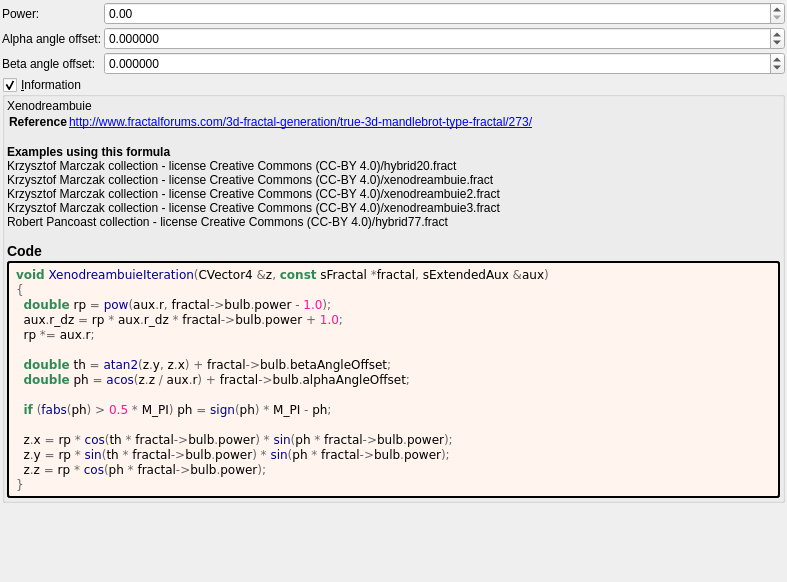
<?xml version="1.0" encoding="UTF-8"?>
<ui version="4.0">
 <class>Form</class>
 <widget class="QWidget" name="Form">
  <property name="geometry">
   <rect>
    <x>0</x>
    <y>0</y>
    <width>787</width>
    <height>582</height>
   </rect>
  </property>
  <property name="windowTitle">
   <string notr="true">xenodreambuie</string>
  </property>
  <layout class="QVBoxLayout" name="verticalLayout">
   <property name="spacing">
    <number>2</number>
   </property>
   <property name="leftMargin">
    <number>2</number>
   </property>
   <property name="topMargin">
    <number>2</number>
   </property>
   <property name="rightMargin">
    <number>2</number>
   </property>
   <property name="bottomMargin">
    <number>2</number>
   </property>
   <item>
    <layout class="QGridLayout" name="gridLayout" columnstretch="0,1">
     <property name="spacing">
      <number>2</number>
     </property>
     <item row="1" column="0">
      <widget class="QLabel" name="label_8">
       <property name="text">
        <string>Alpha angle offset:</string>
       </property>
      </widget>
     </item>
     <item row="0" column="1">
      <widget class="MyDoubleSpinBox" name="spinbox_power">
       <property name="sizePolicy">
        <sizepolicy hsizetype="Minimum" vsizetype="Maximum">
         <horstretch>0</horstretch>
         <verstretch>0</verstretch>
        </sizepolicy>
       </property>
       <property name="prefix">
        <string/>
       </property>
       <property name="suffix">
        <string/>
       </property>
       <property name="decimals">
        <number>2</number>
       </property>
       <property name="minimum">
        <double>0.000000000000000</double>
       </property>
       <property name="maximum">
        <double>1000.000000000000000</double>
       </property>
       <property name="singleStep">
        <double>0.100000000000000</double>
       </property>
      </widget>
     </item>
     <item row="0" column="0">
      <widget class="QLabel" name="label_7">
       <property name="text">
        <string>Power:</string>
       </property>
      </widget>
     </item>
     <item row="2" column="1">
      <widget class="MyDoubleSpinBox" name="spinbox_beta_angle_offset">
       <property name="sizePolicy">
        <sizepolicy hsizetype="Minimum" vsizetype="Maximum">
         <horstretch>0</horstretch>
         <verstretch>0</verstretch>
        </sizepolicy>
       </property>
       <property name="prefix">
        <string/>
       </property>
       <property name="suffix">
        <string/>
       </property>
       <property name="decimals">
        <number>6</number>
       </property>
       <property name="minimum">
        <double>-36000.000000000000000</double>
       </property>
       <property name="maximum">
        <double>36000.000000000000000</double>
       </property>
       <property name="singleStep">
        <double>0.100000000000000</double>
       </property>
      </widget>
     </item>
     <item row="1" column="1">
      <widget class="MyDoubleSpinBox" name="spinbox_alpha_angle_offset">
       <property name="sizePolicy">
        <sizepolicy hsizetype="Minimum" vsizetype="Maximum">
         <horstretch>0</horstretch>
         <verstretch>0</verstretch>
        </sizepolicy>
       </property>
       <property name="prefix">
        <string/>
       </property>
       <property name="suffix">
        <string/>
       </property>
       <property name="decimals">
        <number>6</number>
       </property>
       <property name="minimum">
        <double>-36000.000000000000000</double>
       </property>
       <property name="maximum">
        <double>36000.000000000000000</double>
       </property>
       <property name="singleStep">
        <double>0.100000000000000</double>
       </property>
      </widget>
     </item>
     <item row="2" column="0">
      <widget class="QLabel" name="label_9">
       <property name="text">
        <string>Beta angle offset:</string>
       </property>
      </widget>
     </item>
    </layout>
   </item>
   <item>
    <widget class="MyGroupBox" name="groupCheck_info">
     <property name="title">
      <string>&amp;Information</string>
     </property>
     <property name="flat">
      <bool>false</bool>
     </property>
     <property name="checkable">
      <bool>true</bool>
     </property>
     <layout class="QVBoxLayout" name="verticalLayout_2">
      <property name="spacing">
       <number>2</number>
      </property>
      <property name="leftMargin">
       <number>2</number>
      </property>
      <property name="topMargin">
       <number>2</number>
      </property>
      <property name="rightMargin">
       <number>2</number>
      </property>
      <property name="bottomMargin">
       <number>2</number>
      </property>
      <item>
       <widget class="QLabel" name="label_information_general">
        <property name="text">
         <string notr="true">&lt;p&gt;Xenodreambuie&lt;/p&gt;&lt;table&gt;
&lt;tr&gt;&lt;th&gt;Reference&lt;/th&gt;&lt;td&gt;&lt;a href=&quot;http://www.fractalforums.com/3d-fractal-generation/true-3d-mandlebrot-type-fractal/273/&quot;&gt;http://www.fractalforums.com/3d-fractal-generation/true-3d-mandlebrot-type-fractal/273/&lt;br&gt;
&lt;/td&gt;&lt;/tr&gt;
&lt;/table&gt;
&lt;br&gt;&lt;b&gt;Examples using this formula&lt;/b&gt;&lt;br&gt;Krzysztof Marczak collection - license Creative Commons (CC-BY 4.0)/hybrid20.fract&lt;br&gt;Krzysztof Marczak collection - license Creative Commons (CC-BY 4.0)/xenodreambuie.fract&lt;br&gt;Krzysztof Marczak collection - license Creative Commons (CC-BY 4.0)/xenodreambuie2.fract&lt;br&gt;Krzysztof Marczak collection - license Creative Commons (CC-BY 4.0)/xenodreambuie3.fract&lt;br&gt;Robert Pancoast collection - license Creative Commons (CC-BY 4.0)/hybrid77.fract&lt;h3&gt;Code&lt;/h3&gt;</string>
        </property>
        <property name="wordWrap">
         <bool>true</bool>
        </property>
        <property name="openExternalLinks">
         <bool>true</bool>
        </property>
        <property name="textInteractionFlags">
         <set>Qt::LinksAccessibleByMouse|Qt::TextSelectableByMouse</set>
        </property>
       </widget>
      </item>
      <item>
       <widget class="QLabel" name="label_code_content">
        <property name="styleSheet">
         <string notr="true">border-style: outset; border-width: 2px; border-radius: 3px; border-color: black; background-color: #fff5ee; padding: 4px;</string>
        </property>
        <property name="text">
         <string notr="true">&lt;body style=&quot;background-color:#fff5ee&quot;&gt;
&lt;pre style=&quot;color:#000000; background-color:#fff5ee;  font-family:'Courier New',monospace;&quot;&gt;&lt;span style=&quot;color:#2e8b57; font-weight:bold&quot;&gt;void&lt;/span&gt; &lt;span style=&quot;color:#00008f&quot;&gt;XenodreambuieIteration&lt;/span&gt;&lt;span style=&quot;color:#676767&quot;&gt;(&lt;/span&gt;CVector4 &lt;span style=&quot;color:#676767&quot;&gt;&amp;amp;&lt;/span&gt;z&lt;span style=&quot;color:#676767&quot;&gt;,&lt;/span&gt; &lt;span style=&quot;color:#2e8b57; font-weight:bold&quot;&gt;const&lt;/span&gt; sFractal &lt;span style=&quot;color:#676767&quot;&gt;*&lt;/span&gt;fractal&lt;span style=&quot;color:#676767&quot;&gt;,&lt;/span&gt; sExtendedAux &lt;span style=&quot;color:#676767&quot;&gt;&amp;amp;&lt;/span&gt;aux&lt;span style=&quot;color:#676767&quot;&gt;)&lt;/span&gt;
&lt;span style=&quot;color:#676767&quot;&gt;{&lt;/span&gt;
  &lt;span style=&quot;color:#2e8b57; font-weight:bold&quot;&gt;double&lt;/span&gt; rp &lt;span style=&quot;color:#676767&quot;&gt;=&lt;/span&gt; &lt;span style=&quot;color:#00008f&quot;&gt;pow&lt;/span&gt;&lt;span style=&quot;color:#676767&quot;&gt;(&lt;/span&gt;aux&lt;span style=&quot;color:#676767&quot;&gt;.&lt;/span&gt;r&lt;span style=&quot;color:#676767&quot;&gt;,&lt;/span&gt; fractal&lt;span style=&quot;color:#676767&quot;&gt;-&amp;gt;&lt;/span&gt;bulb&lt;span style=&quot;color:#676767&quot;&gt;.&lt;/span&gt;power &lt;span style=&quot;color:#676767&quot;&gt;-&lt;/span&gt; &lt;span style=&quot;color:#ff1493&quot;&gt;1.0&lt;/span&gt;&lt;span style=&quot;color:#676767&quot;&gt;);&lt;/span&gt;
  aux&lt;span style=&quot;color:#676767&quot;&gt;.&lt;/span&gt;r_dz &lt;span style=&quot;color:#676767&quot;&gt;=&lt;/span&gt; rp &lt;span style=&quot;color:#676767&quot;&gt;*&lt;/span&gt; aux&lt;span style=&quot;color:#676767&quot;&gt;.&lt;/span&gt;r_dz &lt;span style=&quot;color:#676767&quot;&gt;*&lt;/span&gt; fractal&lt;span style=&quot;color:#676767&quot;&gt;-&amp;gt;&lt;/span&gt;bulb&lt;span style=&quot;color:#676767&quot;&gt;.&lt;/span&gt;power &lt;span style=&quot;color:#676767&quot;&gt;+&lt;/span&gt; &lt;span style=&quot;color:#ff1493&quot;&gt;1.0&lt;/span&gt;&lt;span style=&quot;color:#676767&quot;&gt;;&lt;/span&gt;
  rp &lt;span style=&quot;color:#676767&quot;&gt;*=&lt;/span&gt; aux&lt;span style=&quot;color:#676767&quot;&gt;.&lt;/span&gt;r&lt;span style=&quot;color:#676767&quot;&gt;;&lt;/span&gt;

  &lt;span style=&quot;color:#2e8b57; font-weight:bold&quot;&gt;double&lt;/span&gt; th &lt;span style=&quot;color:#676767&quot;&gt;=&lt;/span&gt; &lt;span style=&quot;color:#00008f&quot;&gt;atan2&lt;/span&gt;&lt;span style=&quot;color:#676767&quot;&gt;(&lt;/span&gt;z&lt;span style=&quot;color:#676767&quot;&gt;.&lt;/span&gt;y&lt;span style=&quot;color:#676767&quot;&gt;,&lt;/span&gt; z&lt;span style=&quot;color:#676767&quot;&gt;.&lt;/span&gt;x&lt;span style=&quot;color:#676767&quot;&gt;) +&lt;/span&gt; fractal&lt;span style=&quot;color:#676767&quot;&gt;-&amp;gt;&lt;/span&gt;bulb&lt;span style=&quot;color:#676767&quot;&gt;.&lt;/span&gt;betaAngleOffset&lt;span style=&quot;color:#676767&quot;&gt;;&lt;/span&gt;
  &lt;span style=&quot;color:#2e8b57; font-weight:bold&quot;&gt;double&lt;/span&gt; ph &lt;span style=&quot;color:#676767&quot;&gt;=&lt;/span&gt; &lt;span style=&quot;color:#00008f&quot;&gt;acos&lt;/span&gt;&lt;span style=&quot;color:#676767&quot;&gt;(&lt;/span&gt;z&lt;span style=&quot;color:#676767&quot;&gt;.&lt;/span&gt;z &lt;span style=&quot;color:#676767&quot;&gt;/&lt;/span&gt; aux&lt;span style=&quot;color:#676767&quot;&gt;.&lt;/span&gt;r&lt;span style=&quot;color:#676767&quot;&gt;) +&lt;/span&gt; fractal&lt;span style=&quot;color:#676767&quot;&gt;-&amp;gt;&lt;/span&gt;bulb&lt;span style=&quot;color:#676767&quot;&gt;.&lt;/span&gt;alphaAngleOffset&lt;span style=&quot;color:#676767&quot;&gt;;&lt;/span&gt;

  &lt;span style=&quot;color:#2e8b57; font-weight:bold&quot;&gt;if&lt;/span&gt; &lt;span style=&quot;color:#676767&quot;&gt;(&lt;/span&gt;&lt;span style=&quot;color:#00008f&quot;&gt;fabs&lt;/span&gt;&lt;span style=&quot;color:#676767&quot;&gt;(&lt;/span&gt;ph&lt;span style=&quot;color:#676767&quot;&gt;) &amp;gt;&lt;/span&gt; &lt;span style=&quot;color:#ff1493&quot;&gt;0.5&lt;/span&gt; &lt;span style=&quot;color:#676767&quot;&gt;*&lt;/span&gt; M_PI&lt;span style=&quot;color:#676767&quot;&gt;)&lt;/span&gt; ph &lt;span style=&quot;color:#676767&quot;&gt;=&lt;/span&gt; &lt;span style=&quot;color:#00008f&quot;&gt;sign&lt;/span&gt;&lt;span style=&quot;color:#676767&quot;&gt;(&lt;/span&gt;ph&lt;span style=&quot;color:#676767&quot;&gt;) *&lt;/span&gt; M_PI &lt;span style=&quot;color:#676767&quot;&gt;-&lt;/span&gt; ph&lt;span style=&quot;color:#676767&quot;&gt;;&lt;/span&gt;

  z&lt;span style=&quot;color:#676767&quot;&gt;.&lt;/span&gt;x &lt;span style=&quot;color:#676767&quot;&gt;=&lt;/span&gt; rp &lt;span style=&quot;color:#676767&quot;&gt;*&lt;/span&gt; &lt;span style=&quot;color:#00008f&quot;&gt;cos&lt;/span&gt;&lt;span style=&quot;color:#676767&quot;&gt;(&lt;/span&gt;th &lt;span style=&quot;color:#676767&quot;&gt;*&lt;/span&gt; fractal&lt;span style=&quot;color:#676767&quot;&gt;-&amp;gt;&lt;/span&gt;bulb&lt;span style=&quot;color:#676767&quot;&gt;.&lt;/span&gt;power&lt;span style=&quot;color:#676767&quot;&gt;) *&lt;/span&gt; &lt;span style=&quot;color:#00008f&quot;&gt;sin&lt;/span&gt;&lt;span style=&quot;color:#676767&quot;&gt;(&lt;/span&gt;ph &lt;span style=&quot;color:#676767&quot;&gt;*&lt;/span&gt; fractal&lt;span style=&quot;color:#676767&quot;&gt;-&amp;gt;&lt;/span&gt;bulb&lt;span style=&quot;color:#676767&quot;&gt;.&lt;/span&gt;power&lt;span style=&quot;color:#676767&quot;&gt;);&lt;/span&gt;
  z&lt;span style=&quot;color:#676767&quot;&gt;.&lt;/span&gt;y &lt;span style=&quot;color:#676767&quot;&gt;=&lt;/span&gt; rp &lt;span style=&quot;color:#676767&quot;&gt;*&lt;/span&gt; &lt;span style=&quot;color:#00008f&quot;&gt;sin&lt;/span&gt;&lt;span style=&quot;color:#676767&quot;&gt;(&lt;/span&gt;th &lt;span style=&quot;color:#676767&quot;&gt;*&lt;/span&gt; fractal&lt;span style=&quot;color:#676767&quot;&gt;-&amp;gt;&lt;/span&gt;bulb&lt;span style=&quot;color:#676767&quot;&gt;.&lt;/span&gt;power&lt;span style=&quot;color:#676767&quot;&gt;) *&lt;/span&gt; &lt;span style=&quot;color:#00008f&quot;&gt;sin&lt;/span&gt;&lt;span style=&quot;color:#676767&quot;&gt;(&lt;/span&gt;ph &lt;span style=&quot;color:#676767&quot;&gt;*&lt;/span&gt; fractal&lt;span style=&quot;color:#676767&quot;&gt;-&amp;gt;&lt;/span&gt;bulb&lt;span style=&quot;color:#676767&quot;&gt;.&lt;/span&gt;power&lt;span style=&quot;color:#676767&quot;&gt;);&lt;/span&gt;
  z&lt;span style=&quot;color:#676767&quot;&gt;.&lt;/span&gt;z &lt;span style=&quot;color:#676767&quot;&gt;=&lt;/span&gt; rp &lt;span style=&quot;color:#676767&quot;&gt;*&lt;/span&gt; &lt;span style=&quot;color:#00008f&quot;&gt;cos&lt;/span&gt;&lt;span style=&quot;color:#676767&quot;&gt;(&lt;/span&gt;ph &lt;span style=&quot;color:#676767&quot;&gt;*&lt;/span&gt; fractal&lt;span style=&quot;color:#676767&quot;&gt;-&amp;gt;&lt;/span&gt;bulb&lt;span style=&quot;color:#676767&quot;&gt;.&lt;/span&gt;power&lt;span style=&quot;color:#676767&quot;&gt;);&lt;/span&gt;
&lt;span style=&quot;color:#676767&quot;&gt;}&lt;/span&gt;
&lt;/pre&gt;
&lt;/body&gt;</string>
        </property>
        <property name="wordWrap">
         <bool>true</bool>
        </property>
        <property name="openExternalLinks">
         <bool>true</bool>
        </property>
        <property name="textInteractionFlags">
         <set>Qt::LinksAccessibleByMouse|Qt::TextSelectableByMouse</set>
        </property>
       </widget>
      </item>
     </layout>
    </widget>
   </item>
   <item>
    <spacer name="verticalSpacer">
     <property name="orientation">
      <enum>Qt::Vertical</enum>
     </property>
     <property name="sizeHint" stdset="0">
      <size>
       <width>20</width>
       <height>40</height>
      </size>
     </property>
    </spacer>
   </item>
  </layout>
 </widget>
 <customwidgets>
  <customwidget>
   <class>MyDoubleSpinBox</class>
   <extends>QDoubleSpinBox</extends>
   <header>my_double_spin_box.h</header>
  </customwidget>
  <customwidget>
   <class>MyGroupBox</class>
   <extends>QGroupBox</extends>
   <header>my_group_box.h</header>
   <container>1</container>
  </customwidget>
 </customwidgets>
 <tabstops>
  <tabstop>spinbox_power</tabstop>
  <tabstop>spinbox_alpha_angle_offset</tabstop>
  <tabstop>spinbox_beta_angle_offset</tabstop>
 </tabstops>
 <resources/>
 <connections/>
</ui>
